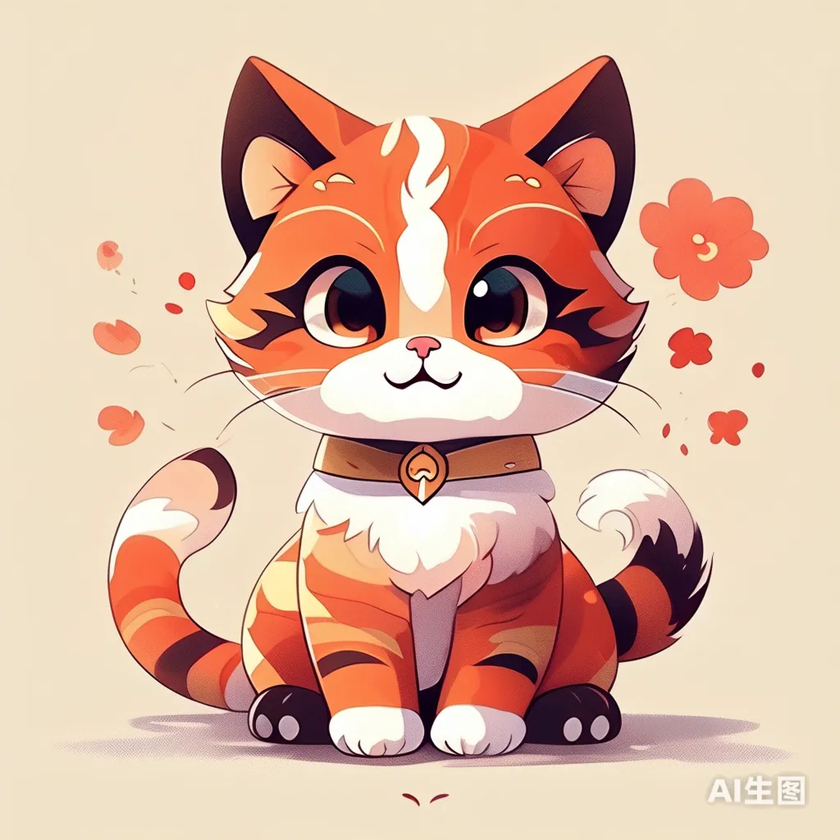
#> input picture img/blurCat.png, 840 x 840 px, shrunk from 1024 x 1024 before the run
$ python '05均值滤波.py'
#> lines starting #> are read from the running program, lines starting #| are printed output that depends on the picture
import cv2
import numpy as np

origin = cv2.imread("img/blurCat.png",cv2.IMREAD_GRAYSCALE)
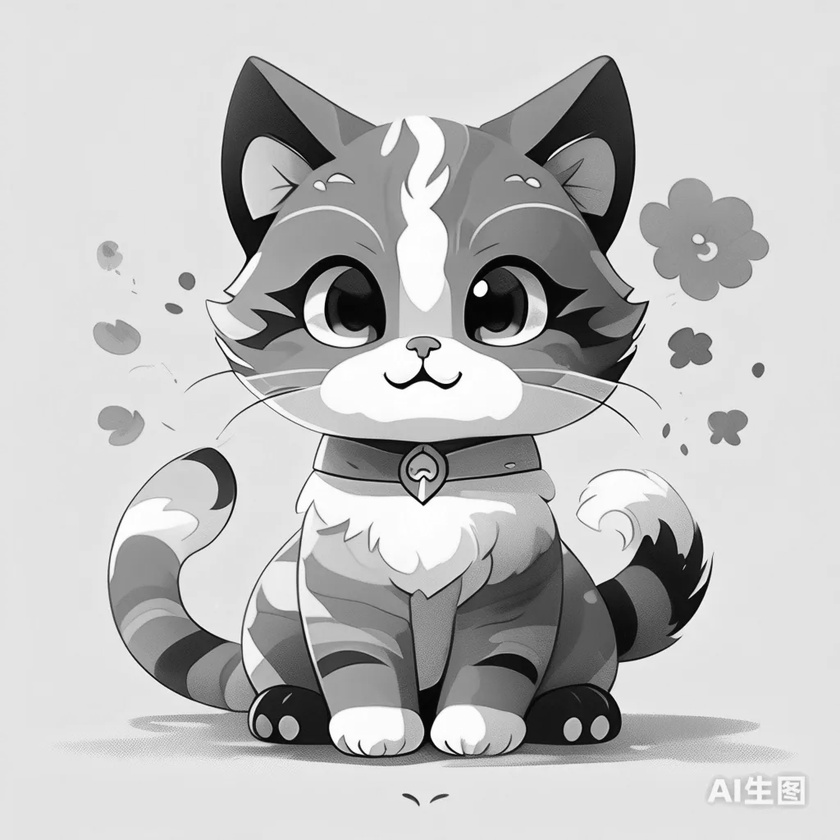
#> origin: shape (840, 840); min 0, max 255, mean 190.7
print(origin.shape)
#| (840, 840)
win_name = 'Original & Blur'
cv2.namedWindow(win_name, cv2.WINDOW_NORMAL)
black_border = np.zeros((origin.shape[0], 12), dtype=np.uint8)

def update_blur(val):
#> called with val = 1
    blur_size = max(val, 1)  # 确保blur_size至少为1
    blurred_img = cv2.blur(origin, (blur_size, blur_size))
    # 计算图像差分
    diff = cv2.absdiff( blurred_img,origin)
#> diff: shape (840, 840); every value is 0
    _, binary_diff = cv2.threshold(diff, 30, 255, cv2.THRESH_BINARY)
    # 合并原图和滤波后的图
    images_combined = np.hstack((origin, black_border, blurred_img, black_border,diff,binary_diff))
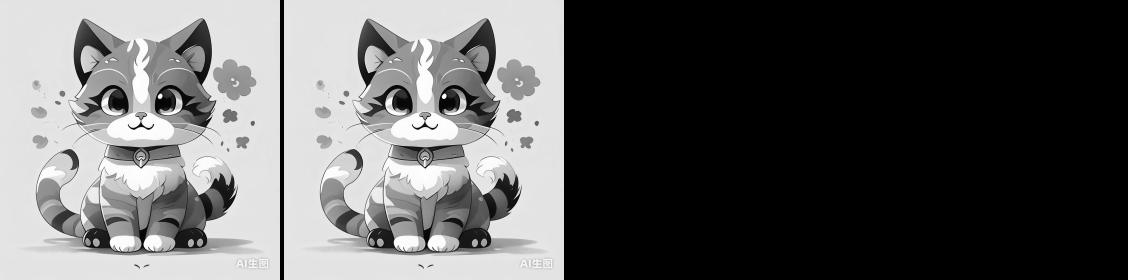
#> images_combined: shape (840, 3384) (shown at 1/3 size); min 0, max 255, mean 94.7
    # 显示合并后的图像
    cv2.imshow(win_name, images_combined)

cv2.createTrackbar('blurWH', win_name, 1, 45, update_blur)


k = cv2.waitKey(0) & 0xFF
#> (key q is pressed here)
if k == ord('q') or k == 27:  # 27是ESC键的ASCII码
    cv2.destroyAllWindows()
pass
